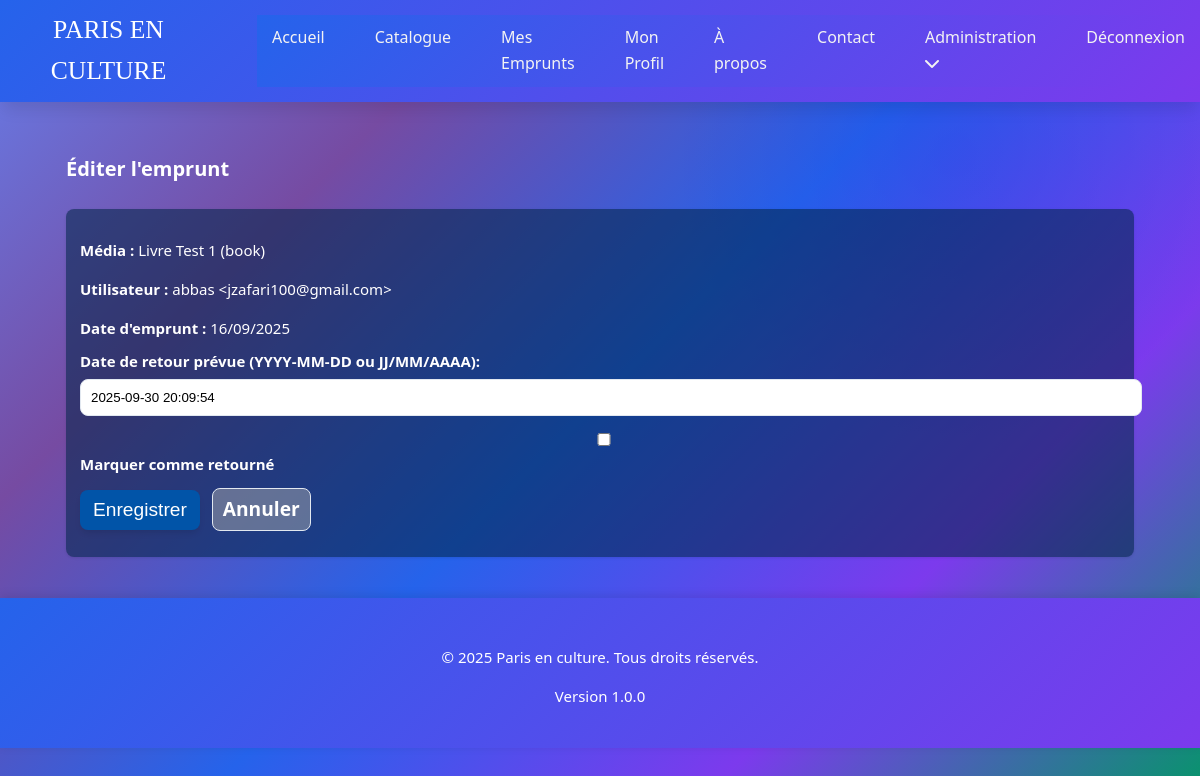
/public/admin/loan_edit/201 (signed in), run on the app's committed database.
### tables this page shows
CREATE TABLE IF NOT EXISTS `loans` (
  `id` int NOT NULL AUTO_INCREMENT,
  `user_id` int NOT NULL,
  `media_id` int NOT NULL,
  `media_type` enum('book','movie','video_game') NOT NULL,
  `loan_date` datetime NOT NULL COMMENT 'Date et heure précise de l''emprunt',
  `return_date` datetime NOT NULL COMMENT 'Date et heure précise de retour prévue',
  `returned_at` datetime DEFAULT NULL COMMENT 'Date et heure réelle de retour',
  PRIMARY KEY (`id`),
  KEY `user_id` (`user_id`)
);

### core/view.php (called while the page is built, shortened)
<?php
function load_view($view, $data = [])
{
    $view_file = VIEW_PATH . '/' . $view . '.php';
    require $view_file;
}
function load_view_with_layout($view, $data = [], $layout = 'layout')
{
    load_view($view, $data);
}

### controllers/admin_controller.php (called while the page is built, shortened)
<?php
function admin_loan_edit($loan_id)
{
    $loan = get_loan_by_id($loan_id);
    load_view_with_layout('admin/loan_edit', ['loan' => $loan]);
}

### core/router.php (called while the page is built, shortened)
<?php
function parse_request_url()
{
    $url = $_GET['url'] ?? '';
    $url = rtrim($url, '/');
    $url = filter_var($url, FILTER_SANITIZE_URL);
    $url_parts = explode('/', $url);
    $controller = $url_parts[0] ?? 'home';
    $action = $url_parts[1] ?? 'index';
    $params = array_slice($url_parts, 2);
    return [
        'controller' => $controller,
        'action' => $action,
        'params' => $params
    ];
}
function dispatch()
{
    $route = parse_request_url();
    $controller_name = $route['controller'];
    $action_name = $route['action'];
    $params = $route['params'];
    $action_function = $controller_name . '_' . $action_name;
    call_user_func_array($action_function, $params);
}

### public/index.php (called while the page is built, shortened)
<?php
require_once '../config/database.php';
require_once CORE_PATH . '/database.php';
require_once CORE_PATH . '/router.php';
require_once CORE_PATH . '/view.php';
require_once INCLUDE_PATH . '/helpers.php';
require_once MODEL_PATH . '/loan_model.php';
dispatch();

### core/database.php (called while the page is built, shortened)
<?php
function db_connect() {
    static $pdo = null;
    if ($pdo === null) {
        try {
            $dsn = "mysql:host=" . DB_HOST . ";dbname=" . DB_NAME . ";charset=" . DB_CHARSET;
            $options = [
                PDO::ATTR_ERRMODE => PDO::ERRMODE_EXCEPTION,
                PDO::ATTR_DEFAULT_FETCH_MODE => PDO::FETCH_ASSOC,
                PDO::ATTR_EMULATE_PREPARES => false,
            ];
            $pdo = new PDO($dsn, DB_USER, DB_PASS, $options);
        } catch (PDOException $e) {
            die("Erreur de connexion à la base de données : " . $e->getMessage());
        }
    }
    return $pdo;
}
function db_select_one($query, $params = []) {
    $pdo = db_connect();
    $stmt = $pdo->prepare($query);
    $stmt->execute($params);
    return $stmt->fetch();
}

### models/loan_model.php (called while the page is built, shortened)
<?php
function get_loan_by_id($loan_id)
{
    $query = "
        SELECT l.id, l.user_id, u.name AS user_name, u.email AS user_email, l.media_id, l.media_type,
               CASE l.media_type
                   WHEN 'book' THEN b.title
                   WHEN 'movie' THEN m.title
                   WHEN 'video_game' THEN v.title
               END AS media_title,
               CASE l.media_type
                   WHEN 'book' THEN b.gender
                   WHEN 'movie' THEN m.gender
                   WHEN 'video_game' THEN v.gender
               END AS media_genre,
               l.loan_date, l.return_date, l.returned_at
        FROM loans l
        JOIN users u ON l.user_id = u.id
        LEFT JOIN books b ON l.media_id = b.id AND l.media_type = 'book'
        LEFT JOIN movies m ON l.media_id = m.id AND l.media_type = 'movie'
        LEFT JOIN video_games v ON l.media_id = v.id AND l.media_type = 'video_game'
        WHERE l.id = ?
        LIMIT 1
    ";
    return db_select_one($query, [$loan_id]);
}
?>

### views/admin/loan_edit.php (the view, shortened to what this page needs)
<div class="admin-container">
    <div class="admin-header">
        <h1>Éditer l'emprunt</h1>
    </div>
    <?php if (empty($loan)): ?>
        <div class="form-card">
            <p>Emprunt introuvable.</p>
        </div>
    <?php else: ?>
        <div class="form-card">
            <form method="POST" action="<?= url('admin/loan_update/' . $loan['id']); ?>">
                <p><strong>Média :</strong> <?= e($loan['media_title'] ?? '') ?> (<?= e($loan['media_type'] ?? '') ?>)</p>
                <p><strong>Utilisateur :</strong> <?= e($loan['user_name'] ?? '') ?> &lt;<?= e($loan['user_email'] ?? '') ?>&gt;</p>
                <p><strong>Date d'emprunt :</strong> <?= e(date('d/m/Y', strtotime($loan['loan_date']))); ?></p>
                <div class="form-row">
                    <label>Date de retour prévue (YYYY-MM-DD ou JJ/MM/AAAA):</label>
                    <input type="text" name="return_date" value="<?= e($loan['return_date'] ?? ''); ?>">
                </div>
                <div class="form-row">
                    <label><input type="checkbox" name="mark_returned"> Marquer comme retourné</label>
                </div>
                <div class="form-row">
                    <button type="submit" class="btn btn-primary">Enregistrer</button>
                    <a href="<?= url('admin/loans'); ?>" class="btn btn-ghost">Annuler</a>
                </div>
            </form>
        </div>
    <?php endif; ?>
</div>

### includes/helpers.php (shortened to what this page needs)
<?php
function escape($string)
{
    return htmlspecialchars((string)$string, ENT_QUOTES, 'UTF-8');
}
function e($string)
{
    echo escape($string);
}
function url($path = '')
{
    $base_url = rtrim(BASE_URL, '/');
    $path = ltrim($path, '/');
    return $base_url . '/' . $path;
}

### public/assets/css/style.css (style rules this page uses)
:root { --primary-color: #2563eb; --primary-hover: #1d4ed8; --secondary-color: #64748b; --success-color: #059669; --error-color: #dc2626; --warning-color: #d97706; --info-color: #0284c7; --background-color: #f1f5f9; --surface-color: #ffffff; --text-color: #0f172a; --text-muted: #64748b; --border-color: #e2e8f0; --accent-color: #7c3aed; --accent-hover: #6d28d9; --gradient-start: #667eea; --gradient-end: #764ba2; --white: #ffffff; --shadow: 0 1px 3px 0 rgba(0, 0, 0, 0.1); --shadow-md: 0 4px 6px -1px rgba(0, 0, 0, 0.1); --shadow-lg: 0 10px 15px -3px rgba(0, 0, 0, 0.1); --shadow-xl: 0 20px 25px -5px rgba(0, 0, 0, 0.1); }
body { font-family: 'Segoe UI', Tahoma, Geneva, Verdana, sans-serif; line-height: 1.6; background: radial-gradient(circle at 80% 20%, rgba(124, 58, 237, 0.15) 0%, rgba(124, 58, 237, 0) 25%), linear-gradient(135deg, #667eea 0%, #764ba2 25%, #2563eb 50%, #7c3aed 75%, #059669 100%); background-blend-mode: multiply; background-attachment: fixed; min-height: 100vh; display: flex; flex-direction: column; font-size: 14px; margin: 0; padding: 0; color: var(--text-color); }
.btn { display: inline-flex; align-items: center; gap: 0.5rem; padding: 5px 10px; border: none; border-radius: 0.5rem; text-decoration: none; cursor: pointer; transition: all 0.3s ease; font-size: 1rem; }
.btn-primary { background: linear-gradient(135deg, var(--primary-color), var(--accent-color)); color: var(--white); box-shadow: var(--shadow-md); }
@media screen and (min-width: 576px) { body { font-size: 15px; } }
@media screen and (min-width: 576px) { .btn { padding: 7px 14px; font-size: 1.1rem; } }
@media screen and (min-width: 992px) { .btn { padding: 8px 16px; font-size: 1.2rem; } }

### public/assets/css/admin.css (style rules this page uses)
.admin-container { box-sizing: border-box; padding: 1rem; margin: 1.25rem auto; max-width: 1100px; }
.admin-header { display: flex; align-items: center; justify-content: space-between; gap: 12px; margin-bottom: 0.75rem; }
.admin-header h1 { margin: 0; font-size: 1.25rem; color:white; }
.form-card { color: #ffffff; background: var(--white); padding: 5px 10px; border-radius: 8px; box-shadow: var(--shadow); }
.form-card p { color: #ffffff; }
.form-row { margin-bottom: 12px; }
.form-row label { display: block; margin-bottom: 6px; font-weight: 600; }
.form-row input, .form-row select, .form-row textarea { width: 100%; padding: 10px; border-radius: 8px; border: 1px solid var(--border-color); }
.admin-container h1 { margin-bottom: 0.75rem; }
.admin-container p { margin-bottom: 0.6rem; color: var(--text-color); }
.admin-container .btn { margin-right: 8px; }
.btn { display: inline-flex; align-items: center; gap: 8px; padding: 8px 12px; border-radius: 8px; border: 1px solid transparent; cursor: pointer; font-weight: 600; text-decoration: none; }
.btn-primary { font-weight: 200; background: #0154a8; color: var(--white); }
.btn-ghost { padding: 5px 10px; color: #ffffff; background: rgba(177, 177, 177, 0.457); border: 1px solid var(--border-color); }
.form-card { background:#01244761; padding:14px; border-radius:8px; box-shadow:var(--shadow); color: #ffffff; }
.form-card { background:#0124476b; padding:14px; border-radius:8px; box-shadow:var(--shadow); }
.form-card { background:#0124478e; padding:14px; border-radius:8px; box-shadow:var(--shadow); }
.form-row { margin-bottom:12px; }
.form-row label { display:block; margin-bottom:6px; font-weight:600; }
.form-row input, .form-row select, .form-row textarea { width:100%; padding:10px; border-radius:8px; border:1px solid var(--border-color); }

### data on the page
loans: media_type "book abbas jzafari100@gmail.com", return_date "2025-09-30 20:09:54"

### other printed values
APP_NAME "PARIS EN CULTURE"
$string "Livre Test 1 16/09/2025"
APP_NAME "Paris en culture"
